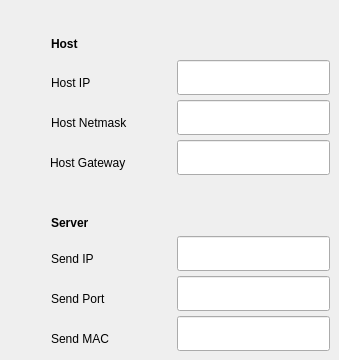
    <widget class="QWidget" name="Network_Setup">
     <attribute name="title">
      <string>Network Setup</string>
     </attribute>
     <widget class="QLineEdit" name="SENDIP_Input">
      <property name="geometry">
       <rect>
        <x>177</x>
        <y>236</y>
        <width>153</width>
        <height>35</height>
       </rect>
      </property>
      <property name="palette">
       <palette>
        <active>
         <colorrole role="Text">
          <brush brushstyle="SolidPattern">
           <color alpha="255">
            <red>255</red>
            <green>0</green>
            <blue>0</blue>
           </color>
          </brush>
         </colorrole>
        </active>
        <inactive>
         <colorrole role="Text">
          <brush brushstyle="SolidPattern">
           <color alpha="255">
            <red>255</red>
            <green>0</green>
            <blue>0</blue>
           </color>
          </brush>
         </colorrole>
        </inactive>
        <disabled>
         <colorrole role="Text">
          <brush brushstyle="SolidPattern">
           <color alpha="255">
            <red>159</red>
            <green>158</green>
            <blue>158</blue>
           </color>
          </brush>
         </colorrole>
        </disabled>
       </palette>
      </property>
      <property name="mouseTracking">
       <bool>false</bool>
      </property>
      <property name="acceptDrops">
       <bool>false</bool>
      </property>
      <property name="maxLength">
       <number>15</number>
      </property>
     </widget>
     <widget class="QLabel" name="Send_MAC">
      <property name="geometry">
       <rect>
        <x>51</x>
        <y>326</y>
        <width>87</width>
        <height>25</height>
       </rect>
      </property>
      <property name="text">
       <string>Send MAC</string>
      </property>
     </widget>
     <widget class="QLabel" name="Send_Port">
      <property name="geometry">
       <rect>
        <x>51</x>
        <y>286</y>
        <width>92</width>
        <height>25</height>
       </rect>
      </property>
      <property name="text">
       <string>Send Port</string>
      </property>
     </widget>
     <widget class="QLabel" name="Server">
      <property name="geometry">
       <rect>
        <x>51</x>
        <y>210</y>
        <width>58</width>
        <height>25</height>
       </rect>
      </property>
      <property name="font">
       <font>
        <weight>75</weight>
        <bold>true</bold>
       </font>
      </property>
      <property name="text">
       <string>Server</string>
      </property>
     </widget>
     <widget class="QLabel" name="Host_Netmask">
      <property name="geometry">
       <rect>
        <x>51</x>
        <y>110</y>
        <width>120</width>
        <height>25</height>
       </rect>
      </property>
      <property name="text">
       <string>Host Netmask</string>
      </property>
     </widget>
     <widget class="QLineEdit" name="HOSTIP_Input">
      <property name="geometry">
       <rect>
        <x>177</x>
        <y>60</y>
        <width>153</width>
        <height>35</height>
       </rect>
      </property>
      <property name="palette">
       <palette>
        <active>
         <colorrole role="Text">
          <brush brushstyle="SolidPattern">
           <color alpha="255">
            <red>255</red>
            <green>0</green>
            <blue>0</blue>
           </color>
          </brush>
         </colorrole>
        </active>
        <inactive>
         <colorrole role="Text">
          <brush brushstyle="SolidPattern">
           <color alpha="255">
            <red>255</red>
            <green>0</green>
            <blue>0</blue>
           </color>
          </brush>
         </colorrole>
        </inactive>
        <disabled>
         <colorrole role="Text">
          <brush brushstyle="SolidPattern">
           <color alpha="255">
            <red>159</red>
            <green>158</green>
            <blue>158</blue>
           </color>
          </brush>
         </colorrole>
        </disabled>
       </palette>
      </property>
      <property name="mouseTracking">
       <bool>false</bool>
      </property>
      <property name="acceptDrops">
       <bool>false</bool>
      </property>
      <property name="maxLength">
       <number>15</number>
      </property>
     </widget>
     <widget class="QLabel" name="Host">
      <property name="geometry">
       <rect>
        <x>51</x>
        <y>31</y>
        <width>41</width>
        <height>25</height>
       </rect>
      </property>
      <property name="palette">
       <palette>
        <active>
         <colorrole role="Text">
          <brush brushstyle="SolidPattern">
           <color alpha="255">
            <red>0</red>
            <green>0</green>
            <blue>0</blue>
           </color>
          </brush>
         </colorrole>
        </active>
        <inactive>
         <colorrole role="Text">
          <brush brushstyle="SolidPattern">
           <color alpha="255">
            <red>0</red>
            <green>0</green>
            <blue>0</blue>
           </color>
          </brush>
         </colorrole>
        </inactive>
        <disabled>
         <colorrole role="Text">
          <brush brushstyle="SolidPattern">
           <color alpha="255">
            <red>159</red>
            <green>158</green>
            <blue>158</blue>
           </color>
          </brush>
         </colorrole>
        </disabled>
       </palette>
      </property>
      <property name="font">
       <font>
        <weight>75</weight>
        <bold>true</bold>
       </font>
      </property>
      <property name="text">
       <string>Host</string>
      </property>
     </widget>
     <widget class="QLineEdit" name="SENDPORT_Input">
      <property name="geometry">
       <rect>
        <x>177</x>
        <y>276</y>
        <width>153</width>
        <height>35</height>
       </rect>
      </property>
      <property name="palette">
       <palette>
        <active>
         <colorrole role="Text">
          <brush brushstyle="SolidPattern">
           <color alpha="255">
            <red>255</red>
            <green>0</green>
            <blue>0</blue>
           </color>
          </brush>
         </colorrole>
        </active>
        <inactive>
         <colorrole role="Text">
          <brush brushstyle="SolidPattern">
           <color alpha="255">
            <red>255</red>
            <green>0</green>
            <blue>0</blue>
           </color>
          </brush>
         </colorrole>
        </inactive>
        <disabled>
         <colorrole role="Text">
          <brush brushstyle="SolidPattern">
           <color alpha="255">
            <red>159</red>
            <green>158</green>
            <blue>158</blue>
           </color>
          </brush>
         </colorrole>
        </disabled>
       </palette>
      </property>
      <property name="mouseTracking">
       <bool>false</bool>
      </property>
      <property name="acceptDrops">
       <bool>false</bool>
      </property>
      <property name="maxLength">
       <number>5</number>
      </property>
     </widget>
     <widget class="QLabel" name="Send_IP">
      <property name="geometry">
       <rect>
        <x>51</x>
        <y>246</y>
        <width>73</width>
        <height>25</height>
       </rect>
      </property>
      <property name="text">
       <string>Send IP</string>
      </property>
     </widget>
     <widget class="QLineEdit" name="SENDMAC_Input">
      <property name="geometry">
       <rect>
        <x>177</x>
        <y>316</y>
        <width>153</width>
        <height>35</height>
       </rect>
      </property>
      <property name="palette">
       <palette>
        <active>
         <colorrole role="Text">
          <brush brushstyle="SolidPattern">
           <color alpha="255">
            <red>255</red>
            <green>0</green>
            <blue>0</blue>
           </color>
          </brush>
         </colorrole>
        </active>
        <inactive>
         <colorrole role="Text">
          <brush brushstyle="SolidPattern">
           <color alpha="255">
            <red>255</red>
            <green>0</green>
            <blue>0</blue>
           </color>
          </brush>
         </colorrole>
        </inactive>
        <disabled>
         <colorrole role="Text">
          <brush brushstyle="SolidPattern">
           <color alpha="255">
            <red>159</red>
            <green>158</green>
            <blue>158</blue>
           </color>
          </brush>
         </colorrole>
        </disabled>
       </palette>
      </property>
      <property name="mouseTracking">
       <bool>false</bool>
      </property>
      <property name="acceptDrops">
       <bool>false</bool>
      </property>
      <property name="maxLength">
       <number>17</number>
      </property>
     </widget>
     <widget class="QLabel" name="Host_IP">
      <property name="geometry">
       <rect>
        <x>51</x>
        <y>70</y>
        <width>70</width>
        <height>25</height>
       </rect>
      </property>
      <property name="text">
       <string>Host IP</string>
      </property>
     </widget>
     <widget class="QLineEdit" name="HOSTNETMASK_Input">
      <property name="geometry">
       <rect>
        <x>177</x>
        <y>100</y>
        <width>153</width>
        <height>35</height>
       </rect>
      </property>
      <property name="palette">
       <palette>
        <active>
         <colorrole role="Text">
          <brush brushstyle="SolidPattern">
           <color alpha="255">
            <red>255</red>
            <green>0</green>
            <blue>0</blue>
           </color>
          </brush>
         </colorrole>
        </active>
        <inactive>
         <colorrole role="Text">
          <brush brushstyle="SolidPattern">
           <color alpha="255">
            <red>255</red>
            <green>0</green>
            <blue>0</blue>
           </color>
          </brush>
         </colorrole>
        </inactive>
        <disabled>
         <colorrole role="Text">
          <brush brushstyle="SolidPattern">
           <color alpha="255">
            <red>159</red>
            <green>158</green>
            <blue>158</blue>
           </color>
          </brush>
         </colorrole>
        </disabled>
       </palette>
      </property>
      <property name="mouseTracking">
       <bool>false</bool>
      </property>
      <property name="acceptDrops">
       <bool>false</bool>
      </property>
      <property name="maxLength">
       <number>15</number>
      </property>
     </widget>
     <widget class="QLineEdit" name="HOSTGATEWAY_Input">
      <property name="geometry">
       <rect>
        <x>177</x>
        <y>140</y>
        <width>153</width>
        <height>35</height>
       </rect>
      </property>
      <property name="palette">
       <palette>
        <active>
         <colorrole role="Text">
          <brush brushstyle="SolidPattern">
           <color alpha="255">
            <red>255</red>
            <green>0</green>
            <blue>0</blue>
           </color>
          </brush>
         </colorrole>
        </active>
        <inactive>
         <colorrole role="Text">
          <brush brushstyle="SolidPattern">
           <color alpha="255">
            <red>255</red>
            <green>0</green>
            <blue>0</blue>
           </color>
          </brush>
         </colorrole>
        </inactive>
        <disabled>
         <colorrole role="Text">
          <brush brushstyle="SolidPattern">
           <color alpha="255">
            <red>159</red>
            <green>158</green>
            <blue>158</blue>
           </color>
          </brush>
         </colorrole>
        </disabled>
       </palette>
      </property>
      <property name="mouseTracking">
       <bool>false</bool>
      </property>
      <property name="acceptDrops">
       <bool>false</bool>
      </property>
      <property name="maxLength">
       <number>15</number>
      </property>
     </widget>
     <widget class="QLabel" name="Host_Netmask_2">
      <property name="geometry">
       <rect>
        <x>50</x>
        <y>150</y>
        <width>120</width>
        <height>25</height>
       </rect>
      </property>
      <property name="text">
       <string>Host Gateway</string>
      </property>
     </widget>
    </widget>
